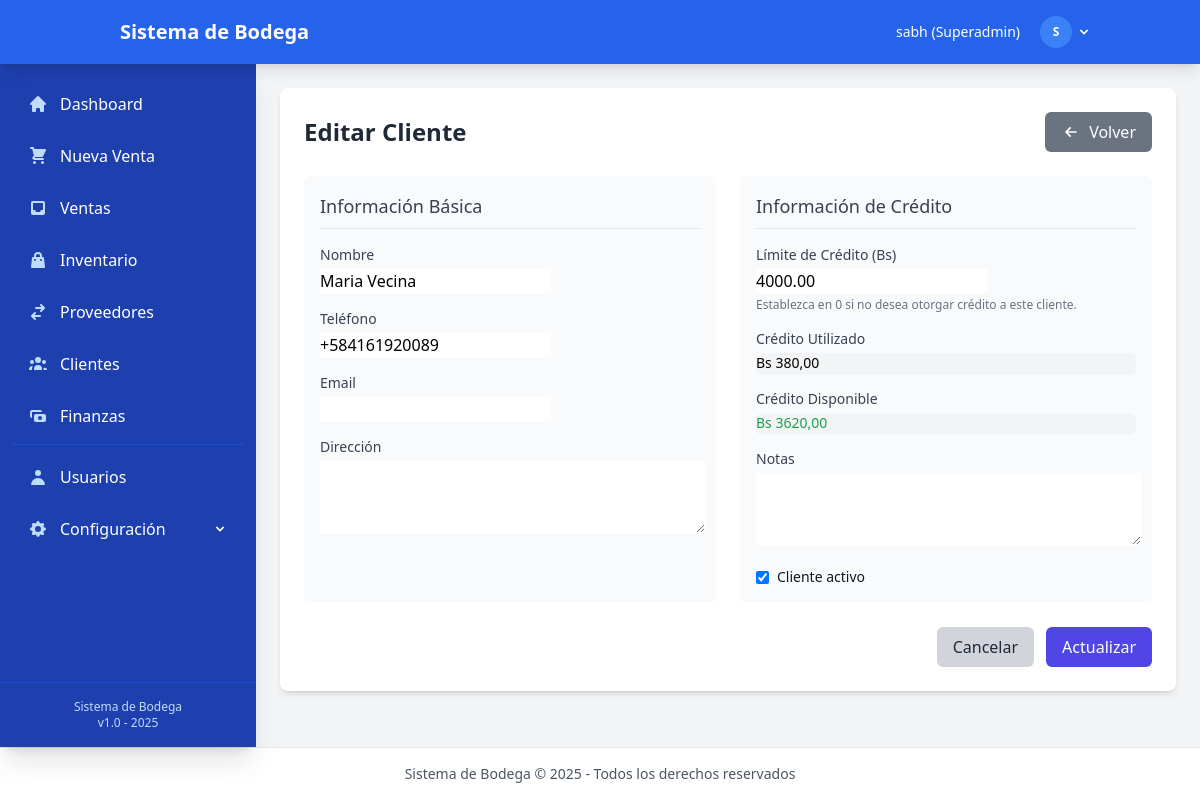
Page /customers/1/edit/ (signed in) on the committed database.
### accounts/models.py (models this page shows, shortened)
class User(AbstractUser):
    is_admin = models.BooleanField(default=False)
    is_employee = models.BooleanField(default=False)
    class Meta:
        verbose_name = 'Usuario'
        verbose_name_plural = 'Usuarios'
    @property
    def role(self):
        if self.is_superuser:
            return 'Superadmin'
        elif self.is_admin:
            return 'Administrador'
        elif self.is_employee:
            return 'Empleado'
        else:
            return 'Usuario'

### customers/models.py (models this page shows, shortened)
class Customer(models.Model):
    name = models.CharField(
        max_length=100,
        verbose_name="Nombre"
    )
    phone = models.CharField(
        max_length=20,
        blank=True,
        verbose_name="Teléfono"
    )
    email = models.EmailField(
        blank=True,
        verbose_name="Email"
    )
    address = models.TextField(
        blank=True,
        verbose_name="Dirección"
    )
    credit_limit_bs = models.DecimalField(
        max_digits=12,
        decimal_places=2,
        default=0,
        verbose_name="Límite de Crédito (Bs)"
    )
    notes = models.TextField(
        blank=True,
        verbose_name="Notas"
    )
    is_active = models.BooleanField(
        default=True,
        verbose_name="Activo"
    )
    created_at = models.DateTimeField(
        auto_now_add=True,
        verbose_name="Creado el"
    )
    updated_at = models.DateTimeField(
        auto_now=True,
        verbose_name="Actualizado el"
    )
    class Meta:
        verbose_name = "Cliente"
        verbose_name_plural = "Clientes"
        ordering = ['name']
    @property
    def total_credit_used(self):
        from django.db.models import Sum
        total = self.credits.filter(is_paid=False).aggregate(Sum('amount_bs'))
        return total['amount_bs__sum'] or 0
    @property
    def available_credit(self):
        return self.credit_limit_bs - self.total_credit_used

### customers/views.py (the view)
# urls.py: path('<int:pk>/edit/', views.customer_update, name='customer_update'),
@login_required
def customer_update(request, pk):
    customer = get_object_or_404(Customer, pk=pk)
    if request.method == 'POST':
        form = CustomerForm(request.POST, instance=customer)
        if form.is_valid():
            form.save()
            messages.success(request, f'Cliente "{customer.name}" actualizado exitosamente.')
            return redirect('customers:customer_detail', pk=customer.pk)
    else:
        form = CustomerForm(instance=customer)
    return render(request, 'customers/customer_form.html', {
        'form': form,
        'customer': customer,
        'title': 'Editar Cliente'
    })

### customers/forms.py
class CustomerForm(forms.ModelForm):
    class Meta:
        model = Customer
        fields = [
            'name', 'phone', 'email', 'address',
            'credit_limit_bs', 'notes', 'is_active'
        ]
        widgets = {
            'name': forms.TextInput(attrs={'class': 'form-input'}),
            'phone': forms.TextInput(attrs={'class': 'form-input'}),
            'email': forms.EmailInput(attrs={'class': 'form-input'}),
            'address': forms.Textarea(attrs={'class': 'form-input', 'rows': 3}),
            'credit_limit_bs': forms.NumberInput(attrs={'class': 'form-input', 'step': '0.01'}),
            'notes': forms.Textarea(attrs={'class': 'form-input', 'rows': 3}),
        }

### utils/context_processors.py (called while the page is built)
def exchange_rate(request):
    latest_rate = ExchangeRate.get_latest_rate()
    return {
        'latest_exchange_rate': latest_rate,
    }

### utils/models.py (called while the page is built)
    @classmethod
    def get_latest_rate(cls):
        try:
            return cls.objects.latest()
        except cls.DoesNotExist:
            return None

### templates/customers/customer_form.html (shortened to what this page needs)
{% extends 'base/base.html' %}
{% block content %}
<div class="bg-white rounded-lg shadow-md p-6 mb-6">
    <div class="flex justify-between items-center mb-6">
        <h1 class="text-2xl font-bold text-gray-800">{{ title }}</h1>
        <a href="{% url 'customers:customer_list' %}" class="bg-gray-500 hover:bg-gray-600 text-white font-medium py-2 px-4 rounded-md inline-flex items-center">
            <svg xmlns="http://www.w3.org/2000/svg" class="h-5 w-5 mr-2" fill="none" viewBox="0 0 24 24" stroke="currentColor">
                <path stroke-linecap="round" stroke-linejoin="round" stroke-width="2" d="M11 17l-5-5m0 0l5-5m-5 5h12" />
            </svg>
            Volver
        </a>
    </div>
    <form method="post" class="space-y-6">
        <div class="grid grid-cols-1 md:grid-cols-2 gap-6">
            <div class="bg-gray-50 p-4 rounded-md space-y-4">
                <h2 class="text-lg font-medium text-gray-700 border-b pb-2">Información Básica</h2>
                <div>
                    <label for="{{ form.name.id_for_label }}" class="block text-sm font-medium text-gray-700 mb-1">Nombre</label>
                    {{ form.name }}
                </div>
                <div>
                    <label for="{{ form.phone.id_for_label }}" class="block text-sm font-medium text-gray-700 mb-1">Teléfono</label>
                    {{ form.phone }}
                </div>
                <div>
                    <label for="{{ form.email.id_for_label }}" class="block text-sm font-medium text-gray-700 mb-1">Email</label>
                    {{ form.email }}
                </div>
                <div>
                    <label for="{{ form.address.id_for_label }}" class="block text-sm font-medium text-gray-700 mb-1">Dirección</label>
                    {{ form.address }}
                </div>
            </div>
            <div class="bg-gray-50 p-4 rounded-md space-y-4">
                <h2 class="text-lg font-medium text-gray-700 border-b pb-2">Información de Crédito</h2>
                <div>
                    <label for="{{ form.credit_limit_bs.id_for_label }}" class="block text-sm font-medium text-gray-700 mb-1">Límite de Crédito (Bs)</label>
                    {{ form.credit_limit_bs }}
                    <p class="mt-1 text-xs text-gray-500">Establezca en 0 si no desea otorgar crédito a este cliente.</p>
                </div>
                {% if customer %}
                <div>
                    <label class="block text-sm font-medium text-gray-700 mb-1">Crédito Utilizado</label>
                    <input
                        type="text"
                        value="Bs {{ customer.total_credit_used|floatformat:2 }}"
                        class="shadow-sm bg-gray-100 block w-full sm:text-sm border-gray-300 rounded-md"
                        disabled>
                </div>
                <div>
                    <label class="block text-sm font-medium text-gray-700 mb-1">Crédito Disponible</label>
                    <input
                        type="text"
                        value="Bs {{ customer.available_credit|floatformat:2 }}"
                        class="shadow-sm bg-gray-100 block w-full sm:text-sm border-gray-300 rounded-md {% if customer.available_credit > 0 %}text-green-600{% else %}text-red-600{% endif %}"
                        disabled>
                </div>
                {% endif %}
                <div>
                    <label for="{{ form.notes.id_for_label }}" class="block text-sm font-medium text-gray-700 mb-1">Notas</label>
                    {{ form.notes }}
                </div>
                <div class="flex items-center mt-4">
                    {{ form.is_active }}
                    <label for="{{ form.is_active.id_for_label }}" class="ml-2 block text-sm text-gray-900">
                        Cliente activo
                    </label>
                </div>
            </div>
        </div>
        <div class="flex justify-end space-x-3">
            <a href="{% url 'customers:customer_list' %}" class="bg-gray-300 hover:bg-gray-400 text-gray-800 font-medium py-2 px-4 rounded-md">
                Cancelar
            </a>
            <button type="submit" class="bg-indigo-600 hover:bg-indigo-700 text-white font-medium py-2 px-4 rounded-md">
                {% if customer %}Actualizar{% else %}Guardar{% endif %}
            </button>
        </div>
    </form>
</div>
{% endblock %}

### templates/base/base.html (shortened to what this page needs)
<!DOCTYPE html>
<html lang="es">
<head>
    <script src="https://cdn.tailwindcss.com"></script>
</head>
<body class="bg-gray-100 min-h-screen flex flex-col" x-data="{ sidebarOpen: false }">
    <header class="bg-blue-600 text-white shadow-lg relative z-50">
        <div class="container mx-auto px-4 py-3 flex justify-between items-center">
            <div class="flex items-center space-x-4">
                <a href="{% url 'dashboard' %}" class="text-xl font-bold hover:text-blue-200 transition-colors">
                    <span class="hidden sm:inline">Sistema de Bodega</span>
                </a>
            </div>
            {% if user.is_authenticated %}
            <div class="flex items-center space-x-4">
                <span class="text-sm hidden lg:inline">
                    {{ user.get_full_name|default:user.username }} ({{ user.role }})
                </span>
                <div x-data="{ userMenuOpen: false }" class="relative">
                    <button
                        @click="userMenuOpen = !userMenuOpen"
                        class="flex items-center text-sm focus:outline-none focus:ring-2 focus:ring-blue-300 rounded-full p-1">
                        <div class="h-8 w-8 bg-blue-500 rounded-full flex items-center justify-center">
                            <span class="text-xs font-bold">{{ user.username|first|upper }}</span>
                        </div>
                        <svg class="ml-1 h-4 w-4" xmlns="http://www.w3.org/2000/svg" viewBox="0 0 20 20" fill="currentColor">
                            <path fill-rule="evenodd" d="M5.293 7.293a1 1 0 011.414 0L10 10.586l3.293-3.293a1 1 0 111.414 1.414l-4 4a1 1 0 01-1.414 0l-4-4a1 1 0 010-1.414z" clip-rule="evenodd" />
                        </svg>
                    </button>
                </div>
            </div>
            {% endif %}
        </div>
    </header>
    <div class="flex flex-1 relative">
        {% if user.is_authenticated %}
        <aside class="sidebar-transition fixed md:static inset-y-0 left-0 z-40 w-64 bg-blue-800 text-white shadow-xl transform md:transform-none"
               :class="sidebarOpen ? 'translate-x-0' : '-translate-x-full md:translate-x-0'">
            <div class="h-full flex flex-col">
                <nav class="flex-1 py-4 overflow-y-auto custom-scrollbar">
                    <ul class="space-y-1 px-3">
                        <li>
                            <a href="{% url 'dashboard' %}"
                               @click="sidebarOpen = false"
                               class="flex items-center py-3 px-4 rounded-lg hover:bg-blue-700 transition-colors group">
                                <span class="font-medium">Dashboard</span>
                            </a>
                        </li>
                        <li>
                            <a href="{% url 'sales:sale_create' %}"
                               @click="sidebarOpen = false"
                               class="flex items-center py-3 px-4 rounded-lg hover:bg-blue-700 transition-colors group">
                                <span class="font-medium">Nueva Venta</span>
                            </a>
                        </li>
                        <li>
                            <a href="{% url 'sales:sale_list' %}"
                               @click="sidebarOpen = false"
                               class="flex items-center py-3 px-4 rounded-lg hover:bg-blue-700 transition-colors group">
                                <svg xmlns="http://www.w3.org/2000/svg" class="h-5 w-5 mr-3 text-blue-200 group-hover:text-white" viewBox="0 0 20 20" fill="currentColor">
                                    <path fill-rule="evenodd" d="M5 3a2 2 0 00-2 2v10a2 2 0 002 2h10a2 2 0 002-2V5a2 2 0 00-2-2H5zm0 2h10v7h-2l-1 2H8l-1-2H5V5z" clip-rule="evenodd" />
                                </svg>
                                <span class="font-medium">Ventas</span>
                            </a>
                        </li>
                        <li>
                            <a href="{% url 'inventory:product_list' %}"
                               @click="sidebarOpen = false"
                               class="flex items-center py-3 px-4 rounded-lg hover:bg-blue-700 transition-colors group">
                                <span class="font-medium">Inventario</span>
                            </a>
                        </li>
                        <li>
                            <a href="{% url 'suppliers:supplier_list' %}"
                               @click="sidebarOpen = false"
                               class="flex items-center py-3 px-4 rounded-lg hover:bg-blue-700 transition-colors group">
                                <span class="font-medium">Proveedores</span>
                            </a>
                        </li>
                        <li>
                            <a href="{% url 'customers:customer_list' %}"
                               @click="sidebarOpen = false"
                               class="flex items-center py-3 px-4 rounded-lg hover:bg-blue-700 transition-colors group">
                                <span class="font-medium">Clientes</span>
                            </a>
                        </li>
                        <li>
                            <a href="{% url 'finances:dashboard' %}"
                               @click="sidebarOpen = false"
                               class="flex items-center py-3 px-4 rounded-lg hover:bg-blue-700 transition-colors group">
                                <span class="font-medium">Finanzas</span>
                            </a>
                        </li>
                        {% if user.is_admin or user.is_superuser %}
                        <li class="border-t border-blue-700 pt-2 mt-2">
                            <a href="{% url 'accounts:user_list' %}"
                               @click="sidebarOpen = false"
                               class="flex items-center py-3 px-4 rounded-lg hover:bg-blue-700 transition-colors group">
                                <svg xmlns="http://www.w3.org/2000/svg" class="h-5 w-5 mr-3 text-blue-200 group-hover:text-white" viewBox="0 0 20 20" fill="currentColor">
                                    <path fill-rule="evenodd" d="M10 9a3 3 0 100-6 3 3 0 000 6zm-7 9a7 7 0 1114 0H3z" clip-rule="evenodd" />
                                </svg>
                                <span class="font-medium">Usuarios</span>
                            </a>
                        </li>
                        <li x-data="{ submenuOpen: false }">
                            <button @click="submenuOpen = !submenuOpen"
                                    class="w-full flex items-center py-3 px-4 rounded-lg hover:bg-blue-700 transition-colors group">
                                <span class="flex-1 text-left font-medium">Configuración</span>
                            </button>
                        </li>
                        {% endif %}
                    </ul>
                </nav>
                <div class="p-4 border-t border-blue-700">
                    <div class="text-center text-xs text-blue-200">
                        Sistema de Bodega<br>
                        v1.0 - 2025
                    </div>
                </div>
            </div>
        </aside>
        {% endif %}
        <main class="flex-1 min-w-0">
            <div class="p-4 md:p-6">
                {% block content %}{% endblock %}
            </div>
        </main>
    </div>
    <footer class="bg-white border-t border-gray-200 p-4">
        <div class="container mx-auto text-center text-gray-600 text-sm">
            <p class="hidden sm:block">Sistema de Bodega &copy; 2025 - Todos los derechos reservados</p>
        </div>
    </footer>
</body>
</html>

### templates/base/base.html (style rules this page uses)
.sidebar-transition { transition: all 0.3s ease-in-out; }

### rows in the picture
User: get_full_name "sabh", role "Superadmin", username|first "S"
Customer: name "Maria Vecina", phone "+584161920089", credit_limit_bs "4000.00", total_credit_used "Bs 380,00", available_credit "Bs 3620,00", is_active "☑"

### other values in the picture
{{ title }} "Editar Cliente"
